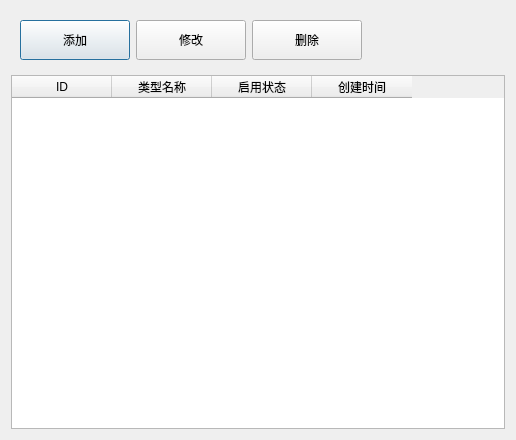
<?xml version="1.0" encoding="UTF-8"?>
<ui version="4.0">
 <class>Dialog</class>
 <widget class="QDialog" name="Dialog">
  <property name="geometry">
   <rect>
    <x>0</x>
    <y>0</y>
    <width>516</width>
    <height>440</height>
   </rect>
  </property>
  <property name="windowTitle">
   <string>仓库类型</string>
  </property>
  <layout class="QVBoxLayout" name="verticalLayout">
   <item>
    <widget class="QWidget" name="widget" native="true">
     <layout class="QHBoxLayout" name="horizontalLayout">
      <item>
       <widget class="QPushButton" name="pushButton">
        <property name="minimumSize">
         <size>
          <width>110</width>
          <height>40</height>
         </size>
        </property>
        <property name="text">
         <string>添加</string>
        </property>
       </widget>
      </item>
      <item>
       <widget class="QPushButton" name="pushButton_2">
        <property name="minimumSize">
         <size>
          <width>110</width>
          <height>40</height>
         </size>
        </property>
        <property name="text">
         <string>修改</string>
        </property>
       </widget>
      </item>
      <item>
       <widget class="QPushButton" name="pushButton_3">
        <property name="minimumSize">
         <size>
          <width>110</width>
          <height>40</height>
         </size>
        </property>
        <property name="text">
         <string>删除</string>
        </property>
       </widget>
      </item>
      <item>
       <spacer name="horizontalSpacer">
        <property name="orientation">
         <enum>Qt::Horizontal</enum>
        </property>
        <property name="sizeHint" stdset="0">
         <size>
          <width>40</width>
          <height>20</height>
         </size>
        </property>
       </spacer>
      </item>
     </layout>
    </widget>
   </item>
   <item>
    <widget class="QTableWidget" name="tableWidget">
     <column>
      <property name="text">
       <string>ID</string>
      </property>
     </column>
     <column>
      <property name="text">
       <string>类型名称</string>
      </property>
     </column>
     <column>
      <property name="text">
       <string>启用状态</string>
      </property>
     </column>
     <column>
      <property name="text">
       <string>创建时间</string>
      </property>
     </column>
    </widget>
   </item>
  </layout>
 </widget>
 <resources/>
 <connections/>
</ui>
